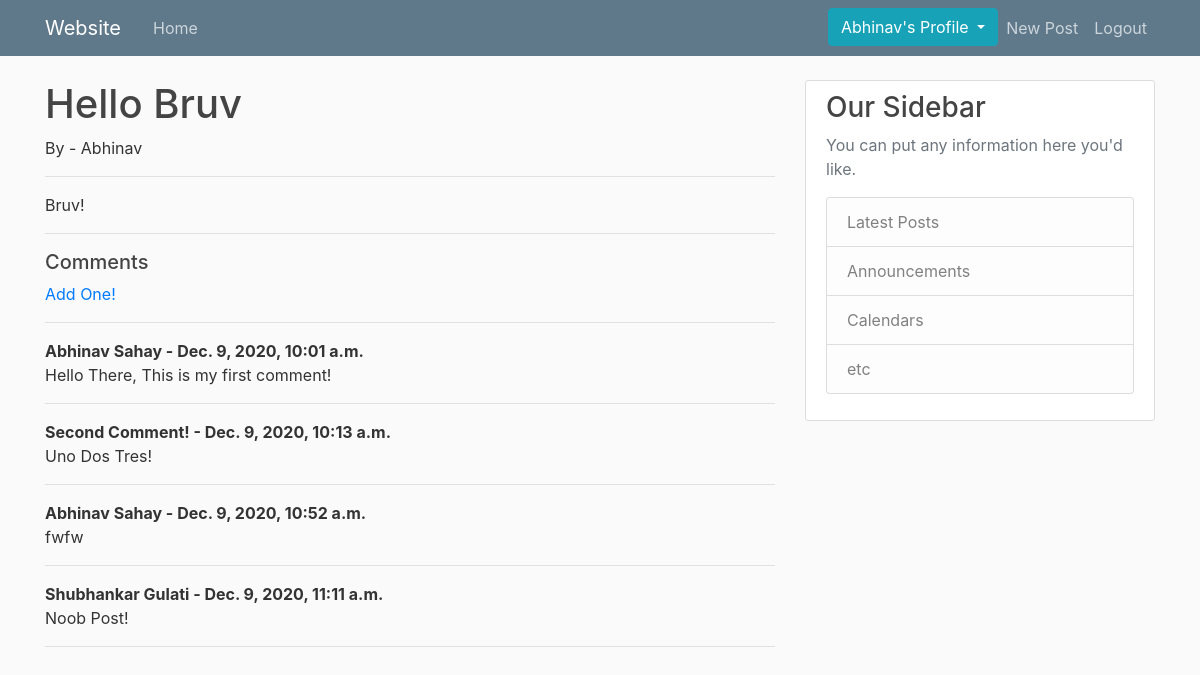
The app's page /article/8 (signed in) with its own data.
### blog/models.py (models this page shows, shortened)
class Post(models.Model):
	title = models.CharField(max_length = 250)
	author = models.ForeignKey(User, on_delete = models.CASCADE)
	body = models.TextField()
	date = models.DateTimeField(auto_now = True)
	header_image = models.ImageField(null = True, blank = True, upload_to = "images")

class Comments(models.Model):
	post = models.ForeignKey(Post, on_delete = models.CASCADE, related_name = 'comments')
	name = models.CharField(max_length = 255, null = True, blank = True)
	body = models.TextField()
	date = models.DateTimeField(auto_now = True)

### blog/views.py (the view)
# urls.py: path('article/<int:pk>',detailview.as_view(), name = 'detail'),
class detailview(DetailView):
	model = Post
	template_name = 'article_details.html'

### blog/templates/article_details.html (shortened to what this page needs)
{% extends "base.html" %}
{% block content %}
<h1><a class = 'mr-2'> {{ post.title }} </a></h1>
By - {{ post.author.first_name }}
<hr>
<p>{{ post.body }} </p>
<hr>
<h5>Comments</h5>
{% if not post.comments.all %}
		   	{% if user.is_authenticated %}
		   	No Comments Yet, <a href = '{% url "commentpage" post.pk %}'>Add One</a>
		   	{% else %}
		   	No Comments Yet...
		   	{% endif %}
{% else %}
				{% if user.is_authenticated %}
				<a href = '{% url "commentpage" post.pk %}'>Add One!</a>
				{% endif %}
				<hr>
		   		{% for comment in post.comments.all %}
		   			<strong>
		   				{{ comment.name }} -
		   				{{ comment.date }}
		   			</strong>
		   			<br>
		   			{{ comment.body}}
		   			<hr>
				{% endfor %}
{% endif %}
{% endblock %}

### blog/templates/base.html (shortened to what this page needs)
{% load static %}
<!DOCTYPE html>
<html>
<head>
    <link rel="stylesheet" href="https://maxcdn.bootstrapcdn.com/bootstrap/4.0.0/css/bootstrap.min.css">
    <link rel="stylesheet" type="text/css" href="{% static 'blog/css/main.css' %}">
</head>
<body>
	<header class="site-header">
	  <nav class="navbar navbar-expand-md navbar-dark bg-steel fixed-top">
	    <div class="container">
	      <a class="navbar-brand mr-4" href="/">Website</a>
	      <div class="collapse navbar-collapse" id="navbarToggle">
	        <div class="navbar-nav mr-auto">
	          <a class="nav-item nav-link" href="{% url 'homepage' %}">Home</a>
	        </div>
	        <div class="navbar-nav">
	        	{% if user.is_authenticated %}
						<div class="dropdown">
							  <button class="btn btn-info dropdown-toggle" type="button" id="dropdownMenuButton" data-toggle="dropdown" aria-haspopup="true" aria-expanded="false">
							    {{ user.first_name }}'s Profile
							  </button>
						</div>
		          <a class="nav-item nav-link" href = "{% url 'addpostpage' %}">New Post</a>
		          <a class="nav-item nav-link" href="{% url 'logout' %}">Logout</a>
		        {% else %}
		          <a class="nav-item nav-link" href="{% url 'login' %}">Login</a>
		          <a class="nav-item nav-link" href="{% url 'register' %}">Register</a>
	        	{% endif %}
	        </div>
	      </div>
	    </div>
	  </nav>
	</header>
	<main role="main" class="container">
	  <div class="row">
	    <div class="col-md-8">
	      {% block content %}{% endblock %}
	    </div>
	    <div class="col-md-4">
	      <div class="content-section">
	        <h3>Our Sidebar</h3>
	        <p class='text-muted'>You can put any information here you'd like.
	          <ul class="list-group">
	            <li class="list-group-item list-group-item-light">Latest Posts</li>
	            <li class="list-group-item list-group-item-light">Announcements</li>
	            <li class="list-group-item list-group-item-light">Calendars</li>
	            <li class="list-group-item list-group-item-light">etc</li>
	          </ul>
	        </p>
	      </div>
	    </div>
	  </div>
	</main>
</body>
</html>

### static/blog/css/main.css (style rules this page uses)
body { background: #fafafa; color: #333333; margin-top: 5rem; }
h1, h2, h3, h4, h5, h6 { color: #444444; }
ul { margin: 0; }
.bg-steel { background-color: #5f788a; }
.site-header .navbar-nav .nav-link { color: #cbd5db; }
.content-section { background: #ffffff; padding: 10px 20px; border: 1px solid #dddddd; border-radius: 3px; margin-bottom: 20px; word-wrap: break-word; }

### records on screen
Post: title "Hello Bruv", author.first_name "Abhinav", body "Bruv!"
Comments: name "Abhinav Sahay", date "Dec. 9, 2020, 10:01 a.m.", body "Hello There, This is my first comment!"
Comments: name "Second Comment!", date "Dec. 9, 2020, 10:13 a.m.", body "Uno Dos Tres!"
Comments: name "Abhinav Sahay", date "Dec. 9, 2020, 10:52 a.m.", body "fwfw"
Comments: name "Shubhankar Gulati", date "Dec. 9, 2020, 11:11 a.m.", body "Noob Post!"

### other values on screen
{{ user.first_name }} "Abhinav"
